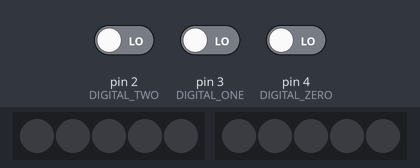
Bench run of a sketch on a simulated Arduino Uno, built with avr-gcc and run on an emulated ATmega328P. Parts: 2 × 5 RGB LEDs in strip order, left to right. Inputs (shaded band) come from the test bench; at power-on: pin 3 (DIGITAL_ONE) LOW, pin 2 (DIGITAL_TWO) LOW, pin 4 (DIGITAL_ZERO) LOW. Dim RGB values are drawn brighter than linear; what the sketch prints to the serial monitor is not drawn.

Above: at 1.2 s.
1.3 s: pin 3 (DIGITAL_ONE) driven HIGH
At 1.5 s:
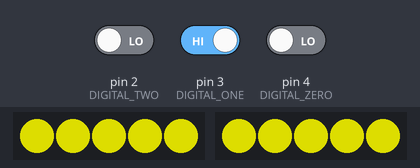
4.3 s: pin 2 (DIGITAL_TWO) driven HIGH
At 4.38 s:
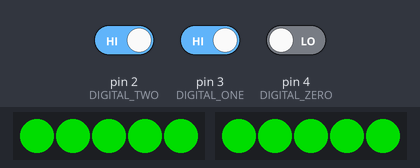
Timing chart, 0 to 6.7 s (numbered marks = the images above; inputs shaded):
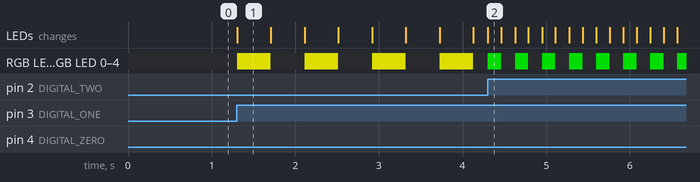

Measured:
- after the input at 1.3 s, RGB LED 0–4, RGB LED 0–4: alternates RGB(150, 150, 0) for 0.40 s and off for 0.40 s, starting at once; the LEDs: change at once (image 1)
- after the input at 4.3 s, the LEDs: change at once (image 2)
- what the display in image 1 shows lasts 0.4 s, from 1.3 s to 1.7 s

The sketch:

RGBmode.ino
```cpp
#include <Adafruit_NeoPixel.h>
#ifdef __AVR__
 #include <avr/power.h> // Required for 16 MHz Adafruit Trinket
#endif

// Which pin on the Arduino is connected to the NeoPixels?
#define PIN1 11
#define PIN2 10

//RIO pins:
#define DIGITAL_ZERO 4
#define DIGITAL_ONE 3
#define DIGITAL_TWO 2

// How many NeoPixels are attached to the Arduino?
#define NUMPIXELS 5
#define T_PERIOD 255
#define INTENSITY 150

#define MASTER_CLK_INTERVAL 1

//Create class objects
Adafruit_NeoPixel pixels(NUMPIXELS, PIN1, NEO_GRB + NEO_KHZ800);
Adafruit_NeoPixel pixels2(NUMPIXELS, PIN2, NEO_GRB + NEO_KHZ800);

int mode = 0;
int timer = 0;

void setup() {
  // put your setup code here, to run once:
  Serial.begin(250000);
  pinMode(DIGITAL_ZERO, INPUT);
  pinMode(DIGITAL_ONE, INPUT);
  pinMode(DIGITAL_TWO, INPUT);

  pixels.begin();
  pixels2.begin();
}

void loop() {


  mode = (int)(digitalRead(DIGITAL_ZERO)) + (int)(digitalRead(DIGITAL_ONE) << 1) + (int)(digitalRead(DIGITAL_TWO) << 2);
  Serial.print("Mode: ");
  Serial.print(mode);
  Serial.print(", DIO 0: ");
  Serial.print(digitalRead(DIGITAL_ZERO));
  Serial.print(", DIO 1: ");
  Serial.print(digitalRead(DIGITAL_ONE));
  Serial.print(", DIO 2: ");
  Serial.println(digitalRead(DIGITAL_TWO));


  if (mode == 0) // nothing
  {
    setColor(false, false, false);
  }

  if (mode == 1) // auto/ 1 ball
  {
    blinkColor(false, false, true);
  }

  if (mode == 2) // auto/ 2 ball
  {
    blinkColor(true, true, false);
  }

  if (mode == 3) // tele / 1 ball
  {
    setColor(false, false, true);
  }

  if (mode == 4) // tele / 2 ball
  {
    setColor(true, true, false);
  }

  if (mode == 5) // tele / aligning
  {
    setColor(true, false, false);
  }

  if (mode == 6) // tele / shooting
  {
    flashFast(false, true, false);
  }

  if(mode == 7) //PartyMode
  {
    muhsPartyMode();
  }

  //Update timer
  timer++;

  //Set time update interval
  delay(MASTER_CLK_INTERVAL);
}

void setColor(bool red, bool green, bool blue)
{
  pixels.clear();
  pixels2.clear();
  for(int i = 0; i < NUMPIXELS; i++)
  {
    pixels.setPixelColor(i, pixels.Color(INTENSITY * (int)red, INTENSITY * (int)green, INTENSITY * (int)blue));
    pixels2.setPixelColor(i, pixels2.Color(INTENSITY * (int)red, INTENSITY * (int)green, INTENSITY * (int)blue));
  }
  pixels.show();
  pixels2.show();
  }


void setColor(int red, int green, int blue)
{
  pixels.clear();
  pixels2.clear();
  for(int i = 0; i < NUMPIXELS; i++)
  {
    pixels.setPixelColor(i, pixels.Color(red, green, blue));
    pixels2.setPixelColor(i, pixels2.Color(red, green, blue));
  }
  pixels.show();
  pixels2.show();
  }


void blinkColor(bool red, bool green, bool blue)
{
  if(timer < 150)
  {
   setColor(red, green, blue);
  }
  if(timer < 300 && timer > 150)
  {
     setColor(false, false, false);
    }
  if(timer > 301)
  {
    timer = 0;
  }
  }

void flashFast(bool red, bool green, bool blue)
{
    if(timer < 60)
    {
      setColor(red, green, blue);
    }
    if(timer < 120 && timer > 60)
    {
      setColor(false, false, false);
    }
    if(timer > 121)
    {
      timer = 0;
    }
}
void muhsPartyMode() {
  //Gold up
  if(timer < T_PERIOD && timer > 0) {
    setColor(timer, timer, 0);
  }

    //Gold down
  else if(timer < T_PERIOD * 2 && timer > T_PERIOD) {
    setColor(T_PERIOD * 2 - timer, T_PERIOD * 2 - timer, 0);
  }

  //Blue up
  else if(timer < T_PERIOD * 3 && timer > T_PERIOD * 2) {
    setColor(0, 0, timer - T_PERIOD * 3);
  }

  //Blue down
  else if(timer < T_PERIOD * 4 && timer > T_PERIOD * 3) {
    setColor(0, 0, T_PERIOD * 4 - timer);
  }
  if(timer > T_PERIOD * 4) {
    timer = 0;
  }
  timer++;
}
```
